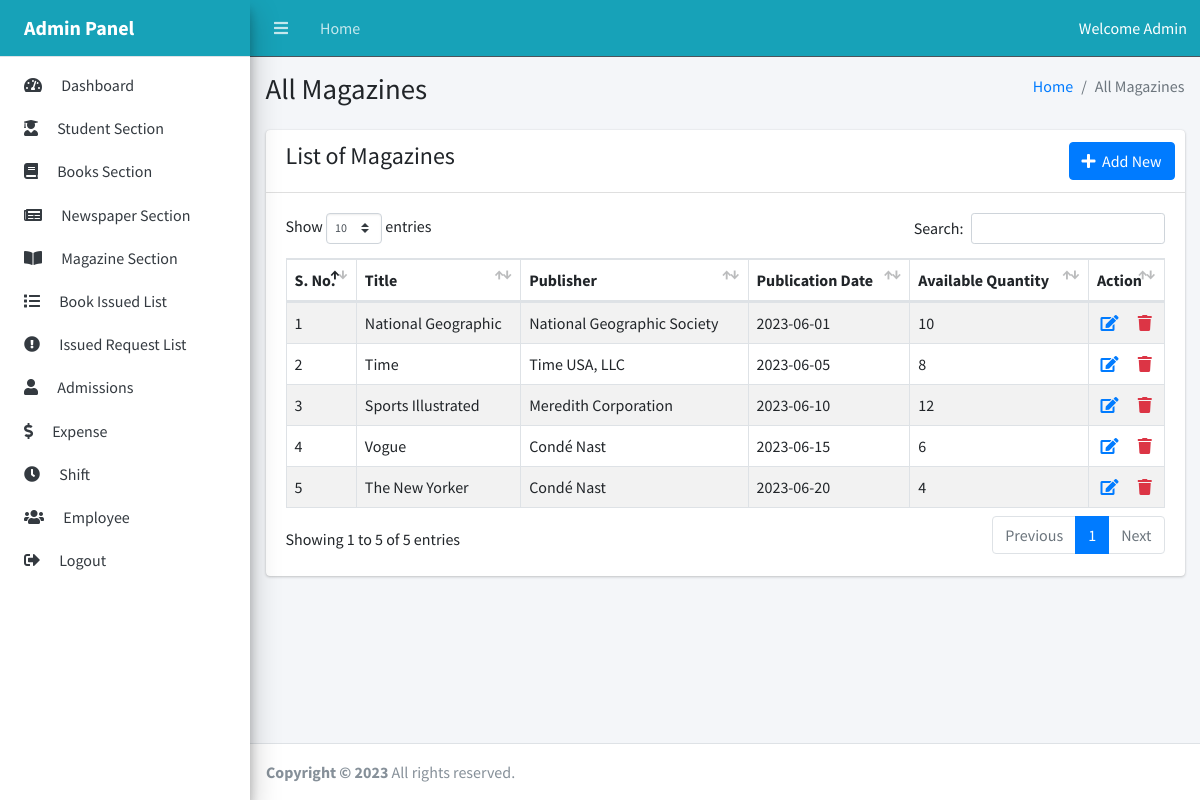
The page /admin/magazines.php (signed in) on the database its author committed.
### tables this page shows
CREATE TABLE `magazines` (
  `magazine_id` int(11) NOT NULL,
  `title` varchar(100) NOT NULL,
  `publisher` varchar(50) NOT NULL,
  `publication_date` date NOT NULL,
  `available_quantity` int(11) NOT NULL
);

### admin/magazines.php (the view, shortened to what this page needs)
<?php
include_once("../connection.php");
$sql = "SELECT * FROM magazines";
$result = mysqli_query($conn, $sql);
if ($result) {
    $magazines = mysqli_fetch_all($result, MYSQLI_ASSOC);
} else {
    echo "Error: " . mysqli_error($conn);
}
?>
<!DOCTYPE html>
<html lang="en">
<?php include_once("includes/head.php"); ?>
<body class="sidebar-mini layout-navbar-fixed layout-fixed">
    <div class="wrapper">
        <?php include_once("includes/header.php"); ?>
        <?php include_once("includes/sidebar.php"); ?>
        <div class="content-wrapper">
            <div class="content-header">
                <div class="container-fluid">
                    <div class="row mb-2">
                        <div class="col-sm-6">
                            <h1 class="m-0">All Magazines</h1>
                        </div>
                        <div class="col-sm-6">
                            <ol class="breadcrumb float-sm-right">
                                <li class="breadcrumb-item"><a href="/">Home</a></li>
                                <li class="breadcrumb-item active">All Magazines</li>
                            </ol>
                        </div>
                    </div>
                </div>
            </div>
            <div class="content">
                <div class="container-fluid">
                    <div class="row">
                        <div class="col-12">
                            <div class="card">
                                <div class="card-header d-flex">
                                    <h4>List of Magazines</h4>
                                    <div class="card-tools ml-auto">
                                        <button class="btn btn-primary" data-toggle="modal" data-target="#modal-magazine">
                                            <span class="fas fa-plus"></span>&nbsp;&nbsp;Add New
                                        </button>
                                    </div>
                                </div>
                                <div class="card-body">
                                    <table id="example1" class="table table-striped table-hover table-bordered" style="width:100%">
                                        <thead>
                                            <tr>
                                                <th>S. No.</th>
                                                <th>Title</th>
                                                <th>Publisher</th>
                                                <th>Publication Date</th>
                                                <th>Available Quantity</th>
                                                <th>Action</th>
                                            </tr>
                                        </thead>
                                        <tbody>
                                            <?php foreach ($magazines as $i => $magazine) : ?>
                                                <tr>
                                                    <td><?= $i + 1 ?></td>
                                                    <td><?= $magazine['title'] ?></td>
                                                    <td><?= $magazine['publisher'] ?></td>
                                                    <td><?= $magazine['publication_date'] ?></td>
                                                    <td><?= $magazine['available_quantity'] ?></td>
                                                    <td class="text-center">
                                                        <a href="edit_magazine.php?id=<?= $magazine['magazine_id'] ?>"><span class="fas fa-edit text-primary"></span></a>
                                                        <a href="delete_magazine.php?id=<?= $magazine['magazine_id'] ?>" class="ml-3" onclick="return confirm('Are you sure to delete this magazine?')">
                                                            <span class="fas fa-trash text-danger"></span>
                                                        </a>
                                                    </td>
                                                </tr>
                                            <?php endforeach; ?>
                                        </tbody>
                                    </table>
                                </div>
                            </div>
                        </div>
                    </div>
                </div>
            </div>
        </div>
        <?php include_once("includes/footer.php"); ?>
    </div>
</body>
</html>

### rows shown on the page
magazines: title "National Geographic", publisher "National Geographic Society", publication_date "2023-06-01", available_quantity "10"
magazines: title "Time", publisher "Time USA, LLC", publication_date "2023-06-05", available_quantity "8"
magazines: title "Sports Illustrated", publisher "Meredith Corporation", publication_date "2023-06-10", available_quantity "12"
magazines: title "Vogue", publisher "Condé Nast", publication_date "2023-06-15", available_quantity "6"
magazines: title "The New Yorker", publisher "Condé Nast", publication_date "2023-06-20", available_quantity "4"
